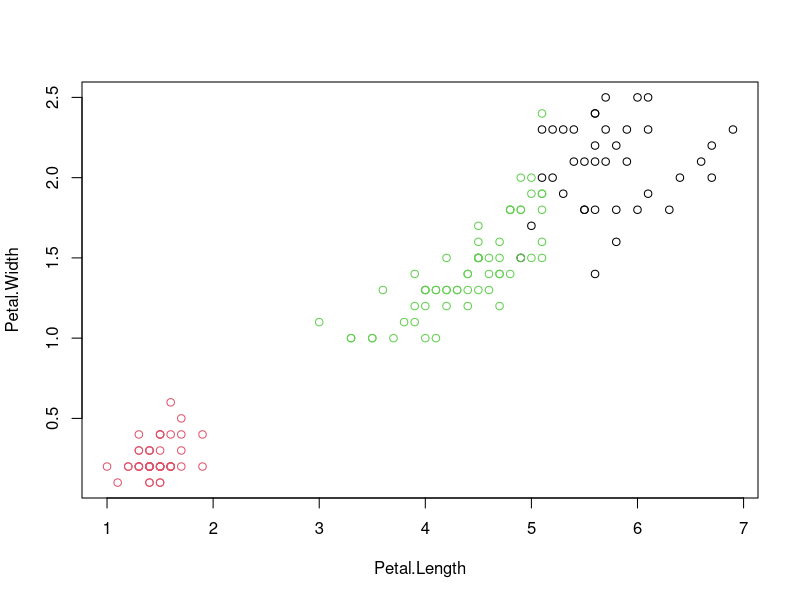
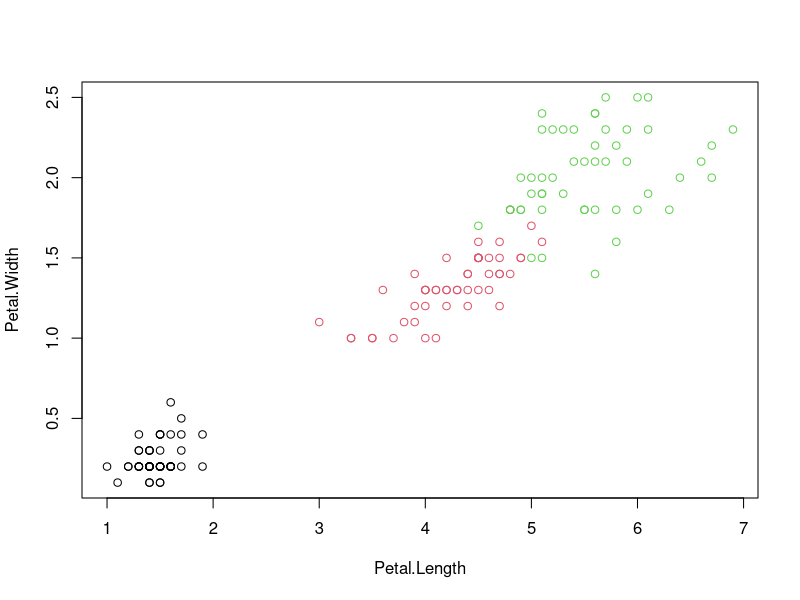

Source code (R) for these figures, in order:

data<-iris
View(iris)

# use [1:4]  or [-5]get data from column 1 to 4 data
# 3 is number of clusters
result<-kmeans(data[,1:4],3)

#number of observation for each clusters
result$size

#Matrix
table(data$Species,result$cluster)

#Visual representation of kmeans clustering based on pental length and width 
plot(data[c("Petal.Length","Petal.Width")],col=result$cluster)


#actual grouping based on pental length and width
plot(data[c("Petal.Length","Petal.Width")],col=data$Species)

